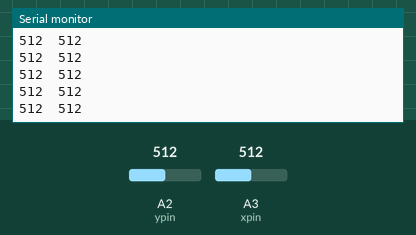
Recording of a sketch running on a simulated Arduino Uno, built with avr-gcc and run on an emulated ATmega328P. On the bench: the last lines printed to the serial monitor. The inputs (shaded band) are chosen by the test bench; at power-on: A2 (ypin) = 512, A3 (xpin) = 512.

Above: at 1.2 s.
1.3 s: A2 (ypin) set to 716
At 1.32 s:
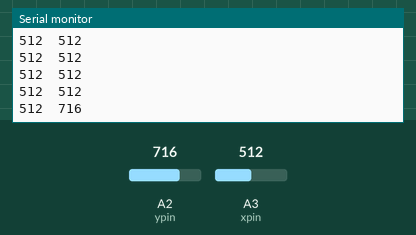
2.8 s: A3 (xpin) set to 716
At 2.83 s:
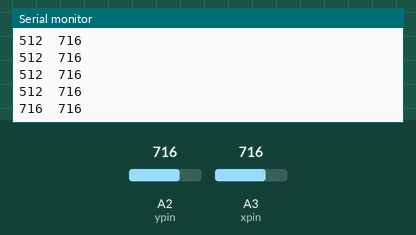
4.3 s: A2 (ypin) set to 900
At 4.34 s:
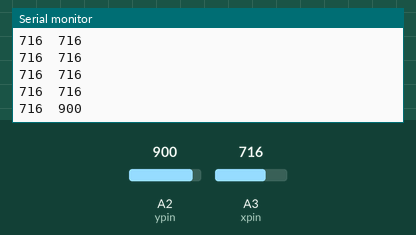
5.8 s: A3 (xpin) set to 900
At 5.85 s:
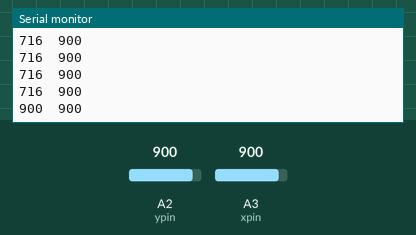
Timing chart, 0 to 8.3 s (numbered marks = the images above; inputs shaded):
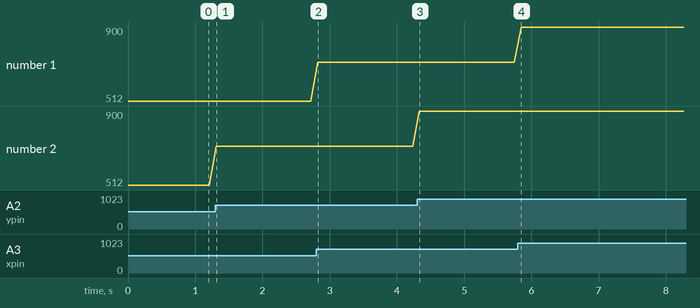

Measured:
- after the input at 1.3 s, the serial monitor: prints a new line at once (image 1)
- after the input at 2.8 s, the serial monitor: prints a new line at once (image 2)
- after the input at 4.3 s, the serial monitor: prints a new line at once (image 3)
- after the input at 5.8 s, the serial monitor: prints a new line after 0.05 s (image 4)
- plotted number 2: 512 → 716 after the input at 1.3 s, 716 → 900 after the input at 4.3 s

The sketch:

accelerometer.ino
```cpp
const int xpin = A3;
const int ypin = A2;
const int zpin = A1;
int x, y;


void setup()
{ Serial.begin(9600);

}

void loop()
{ x=analogRead(xpin);
  y=analogRead(ypin);
  Serial.print(analogRead(xpin));
  // print a tab between values:
  Serial.print("\t");
  Serial.print(analogRead(ypin));
  // print a tab between values:
  Serial.print("\t");
  Serial.println();
  // delay before next reading:
  delay(100);

}
```
